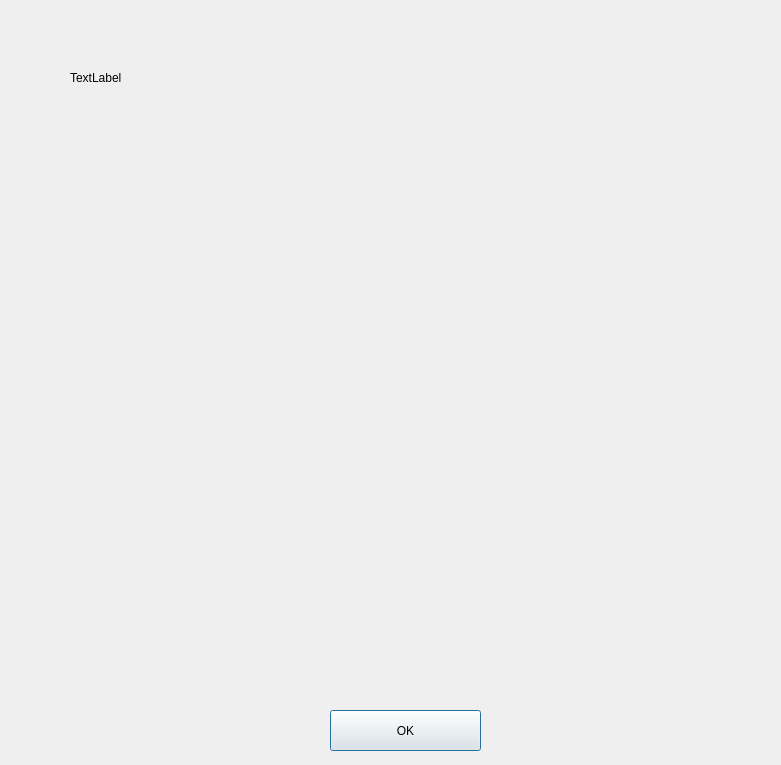
<?xml version="1.0" encoding="UTF-8"?>
<ui version="4.0">
 <class>Dialog</class>
 <widget class="QDialog" name="Dialog">
  <property name="geometry">
   <rect>
    <x>0</x>
    <y>0</y>
    <width>781</width>
    <height>765</height>
   </rect>
  </property>
  <property name="windowTitle">
   <string>Dialog</string>
  </property>
  <property name="styleSheet">
   <string notr="true"/>
  </property>
  <widget class="QPushButton" name="pushButton">
   <property name="geometry">
    <rect>
     <x>330</x>
     <y>710</y>
     <width>151</width>
     <height>41</height>
    </rect>
   </property>
   <property name="text">
    <string>OK</string>
   </property>
  </widget>
  <widget class="QLabel" name="label">
   <property name="geometry">
    <rect>
     <x>70</x>
     <y>70</y>
     <width>72</width>
     <height>15</height>
    </rect>
   </property>
   <property name="text">
    <string>TextLabel</string>
   </property>
  </widget>
 </widget>
 <resources/>
 <connections/>
</ui>
